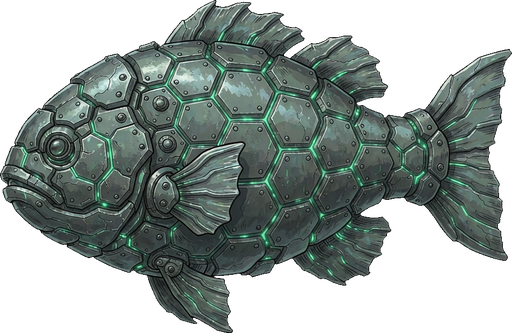
#> input picture web/src/assets/fish/armor.png, 512 x 333 px
$ python -i relight_fish.py   (imports and definitions only)
#> lines starting #> are read from the running program, lines starting #| are printed output that depends on the picture; after the words box and inside, x2 and y2 are one past the last pixel; in counts of white or black regions, pixels touching at a corner belong together
#!/usr/bin/env python
# -*- coding: utf-8 -*-
"""
海生物素材「重新打光」后处理：抠浅色底 -> 裁到内容 -> 保持原宽高比缩放。

为什么需要它（2026-10-12）
--------------------------
用户反复反馈「海生物还是黑色的」。实测原素材（swarm/drift/dash）平均亮度只有
36~46（满值 255），亮部（>150）占比 0.0% —— 是资产本身没有中间调和高光，
不是渲染问题。解法是走图生图（image-to-image）保住原剪影与朝向，只重新打光。

生成模型返回的是**浅灰底 RGB 1024×1024**（请求 transparent 也不生效），
所以必须抠底，流程与 clean_portrait.py 一致：从画布边框泛洪，只清除与边缘
连通的浅色，生物内部的亮部（水母伞盖）被深色描边包住、不会被误删。

与 clean_portrait.py 的两点差异（都是本项目特有的）：
  1) **不归一化到 256×256 正方形**。游戏里贴图是按 setDisplaySize 拉伸显示的，
     曾经把它拉成正方形，而素材内容宽高比是 1.99/1.54/0.55 —— 等于把一条
     2:1 的长鱼压成方块（实测拉伸 1.54~1.99 倍）。所以这里**保持内容原始
     宽高比**输出，由游戏侧按比例显示。
  2) 输出长边 512（不是 256）：单位在屏幕上最大约 102px，512 有足够余量，
     而全项目只有 3 张敌人图，体积可忽略。
"""
import glob
import os
import sys

import numpy as np
from PIL import Image, ImageDraw, ImageFilter

KEY = (255, 0, 255)          # 泛洪用的键色（品红，生物本体几乎不可能正好是这个值）
BG_MIN = 170                 # 认为"这是背景"的亮度下限
OUT_LONG = 512               # 输出长边


def border_bg_mask(lum, thr=BG_MIN):
    """从画布四边出发，把与边缘连通的"亮像素"全标记出来。

    为什么不用 `PIL.ImageDraw.floodfill`：在 1024×1024 上实测**只填了 0.3%**
    （四角都变成了键色，但 (900,100) 仍是背景色），也就是泛洪中途就停了，
    而且不报错 —— 结果就是"抠图看起来跑了、其实背景还在"。
    自己的 BFS 是 O(N) 且行为确定的，调试成本低得多。
    """
    from collections import deque
    h, w = lum.shape
    bg = lum >= thr
    reach = np.zeros_like(bg)
    # 种子 = 四边上的亮像素
    seeds = []
    for x in range(w):
        if bg[0, x]: reach[0, x] = True; seeds.append((0, x))
        if bg[h - 1, x]: reach[h - 1, x] = True; seeds.append((h - 1, x))
    for y in range(h):
        if bg[y, 0]: reach[y, 0] = True; seeds.append((y, 0))
        if bg[y, w - 1]: reach[y, w - 1] = True; seeds.append((y, w - 1))
    dq = deque(seeds)
    while dq:
        y, x = dq.popleft()
        for ny, nx in ((y - 1, x), (y + 1, x), (y, x - 1), (y, x + 1)):
            if 0 <= ny < h and 0 <= nx < w and bg[ny, nx] and not reach[ny, nx]:
                reach[ny, nx] = True
                dq.append((ny, nx))
    return reach


def clean(src, dst):
#> called with src = '../web/src/assets/fish/armor.png', dst = 'out.png'
    im = Image.open(src).convert('RGB')
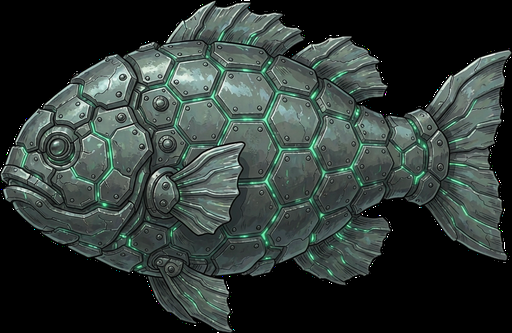
#> im: PIL image 512x333 RGB; mean R, G, B 47.2, 56.6, 53.1
    arr = np.asarray(im).astype(np.int16)
    lum = arr.mean(axis=2)
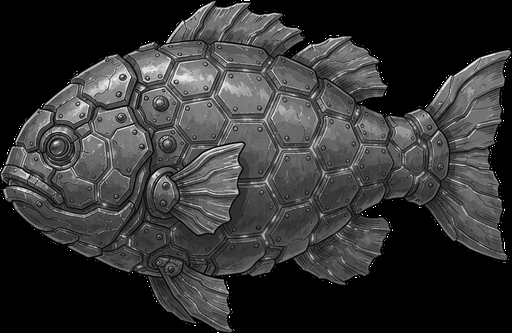
#> lum: shape (333, 512) float64; min 0, max 255, mean 52.3
    bg = border_bg_mask(lum)
#> in border_bg_mask, `bg = lum >= thr`:
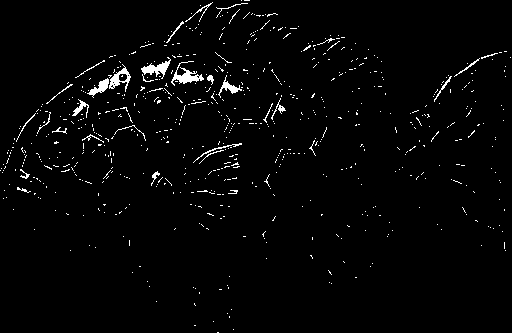
#> bg: shape (333, 512) bool; 2.3% white in thin lines or dots
#> after the loop in border_bg_mask, `for x in range(w):`:
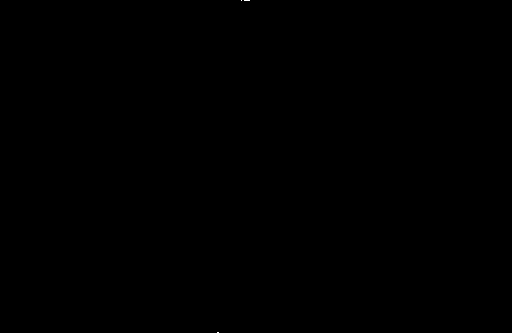
#> reach: shape (333, 512) bool; 0.01% white in thin lines or dots, all inside (x1, y1, x2, y2) = (217, 0, 250, 333)
#> after the loop in border_bg_mask, `for x in range(w):`: seeds = [(332, 217), (332, 218), (0, 241), (0, 244), (0, 245), (0, 246), (0, 247), (0, 248), (0, 249)]
#> after the loop in border_bg_mask, `for y in range(h):`: reach: shape (333, 512) bool; 0.01% white in thin lines or dots, all inside (x1, y1, x2, y2) = (0, 0, 250, 333)
#> after the loop in border_bg_mask, `for y in range(h):`: seeds = [(332, 217), (332, 218), (0, 241), (0, 244), (0, 245), (0, 246), (0, 247), (0, 248), (0, 249), (170, 0)]
#> the loop in border_bg_mask, `while dq:` made 10 passes

    alpha = np.where(bg, 0, 255).astype(np.uint8)

    # 腐蚀 1px：浅底抠图会在边缘留一圈浅色描边，吃掉一圈再补一点模糊，
    # 避免进游戏后每个单位套一圈白边。
    am = Image.fromarray(alpha).filter(ImageFilter.MinFilter(3))
#> am: PIL image 512x333 L; 100% white; 3 black regions (2 under 20 px), largest, box (x1, y1, x2, y2) and area: (240, 0, 251, 2) 22
    am = am.filter(ImageFilter.GaussianBlur(0.6))
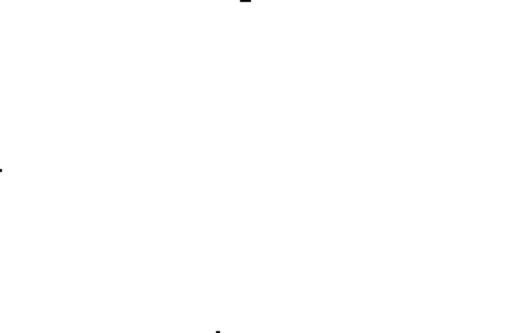
#> am: PIL image 512x333 L; min 3, max 255, mean 254.9
    rgb = np.asarray(im).astype(np.uint8).copy()
    # 边缘像素仍带浅底，向深色方向钳一下，进一步压白边
    amv = np.asarray(am)
    edge = (amv > 0) & (amv < 250)
#> edge: shape (333, 512) bool; 0.04% white; 3 white regions (2 under 20 px), largest, box (x1, y1, x2, y2) and area: (239, 0, 252, 3) 39
    rgb[edge] = (rgb[edge].astype(np.int16) * 0.75).astype(np.uint8)
#> rgb: shape (333, 512, 3); 0.02% of pixels changed, all inside (x1, y1, x2, y2) = (0, 0, 251, 333)

    out = Image.fromarray(np.dstack([rgb, amv]), 'RGBA')
    bb = out.getbbox()
#> bb = (0, 0, 512, 333)
    if bb:
        out = out.crop(bb)
    # 保持宽高比：只按长边缩放
    k = OUT_LONG / max(out.size)
#> k = 1
    if k < 1:
        out = out.resize((max(1, round(out.size[0] * k)), max(1, round(out.size[1] * k))),
                         Image.LANCZOS)
    out.save(dst)
    return 100 * bg.mean(), out


def stats(path):
    im = Image.open(path).convert('RGBA')
    a = np.asarray(im).astype(float)
    m = a[:, :, 3] > 10
    if m.sum() == 0:
        return None
    lum = a[:, :, :3][m].mean(axis=1)
    return im.size, 100 * m.mean(), lum.mean(), np.median(lum), 100 * (lum > 150).mean()


def old_ar(regen, name):
    """旧素材的内容宽高比（用来对照"是否还把长鱼拉成方块"）。"""
    im = Image.open(os.path.join(regen, name + '.png')).convert('RGBA')
    a = np.asarray(im)
    ys, xs = np.where(a[:, :, 3] > 10)
    return (xs.max() - xs.min() + 1) / (ys.max() - ys.min() + 1)


# [27 lines not run here, left out]

>>> result = clean('../web/src/assets/fish/armor.png', 'out.png')

$ run again, on web/src/assets/fish/brood.png
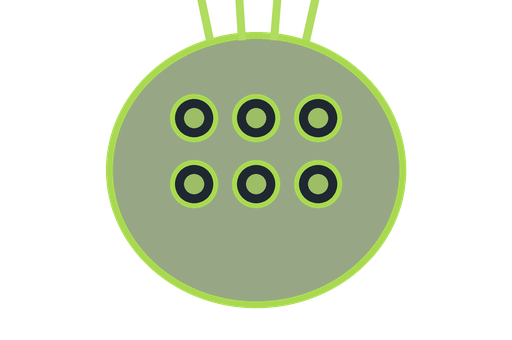
#> input picture web/src/assets/fish/brood.png, 512 x 340 px
#> in clean, `lum = arr.mean(axis=2)`:
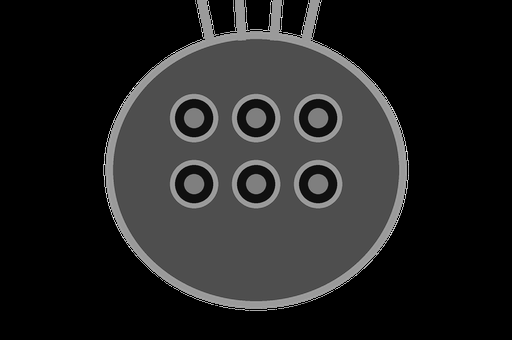
#> lum: shape (340, 512) float64; min 0, max 255, mean 35.5
#> in border_bg_mask, `bg = lum >= thr`:
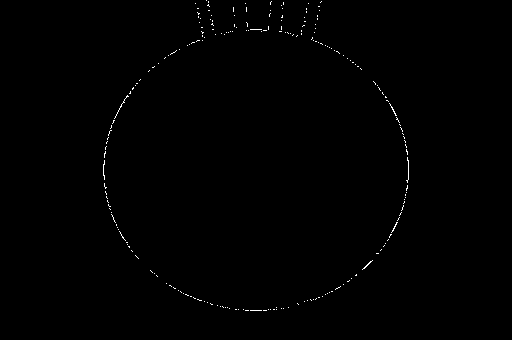
#> bg: shape (340, 512) bool; 0.37% white in thin lines or dots, all inside (x1, y1, x2, y2) = (103, 0, 409, 311)
#> after the loop in border_bg_mask, `for x in range(w):`: seeds = [(0, 206)]
#> the loop in border_bg_mask, `while dq:` made 1 pass
#> alpha: shape (340, 512); 100% white; black in thin lines or dots, all inside (x1, y1, x2, y2) = (206, 0, 207, 1)
#> edge: shape (340, 512) bool; 0.01% white; 1 white region (1 under 20 px)
#> rgb: shape (340, 512, 3); mean R, G, B 36.6, 48.7, 21
#> bb = (0, 0, 512, 340)
